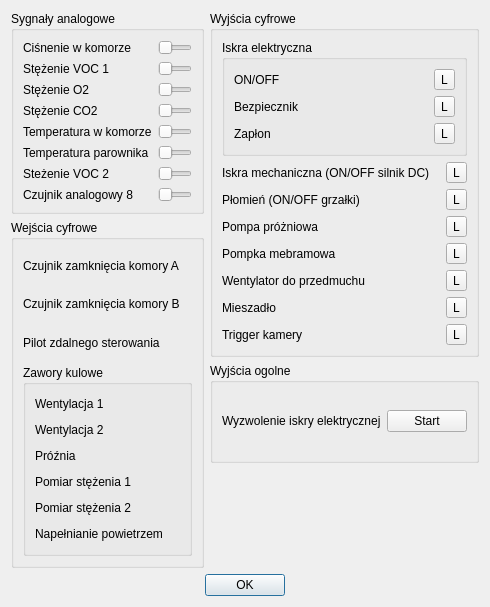
<?xml version="1.0" encoding="UTF-8"?>
<ui version="4.0">
 <class>UrzadzeniaDebug</class>
 <widget class="QDialog" name="UrzadzeniaDebug">
  <property name="geometry">
   <rect>
    <x>0</x>
    <y>0</y>
    <width>438</width>
    <height>517</height>
   </rect>
  </property>
  <property name="windowTitle">
   <string>Dialog</string>
  </property>
  <layout class="QGridLayout" name="gridLayout_2">
   <item row="5" column="0" colspan="2">
    <widget class="QDialogButtonBox" name="buttonBox">
     <property name="standardButtons">
      <set>QDialogButtonBox::Ok</set>
     </property>
     <property name="centerButtons">
      <bool>true</bool>
     </property>
    </widget>
   </item>
   <item row="1" column="0" rowspan="3">
    <widget class="QGroupBox" name="gbIn">
     <property name="title">
      <string>Wejścia cyfrowe</string>
     </property>
     <layout class="QGridLayout" name="gridLayout_3">
      <item row="0" column="0">
       <widget class="QLabel" name="l_in_1">
        <property name="text">
         <string>Czujnik zamknięcia komory A</string>
        </property>
       </widget>
      </item>
      <item row="2" column="1">
       <spacer name="horizontalSpacer_2">
        <property name="orientation">
         <enum>Qt::Horizontal</enum>
        </property>
        <property name="sizeHint" stdset="0">
         <size>
          <width>40</width>
          <height>20</height>
         </size>
        </property>
       </spacer>
      </item>
      <item row="0" column="1">
       <spacer name="horizontalSpacer">
        <property name="orientation">
         <enum>Qt::Horizontal</enum>
        </property>
        <property name="sizeHint" stdset="0">
         <size>
          <width>40</width>
          <height>20</height>
         </size>
        </property>
       </spacer>
      </item>
      <item row="2" column="2">
       <widget class="HighLowDigitalWidget" name="in_2" native="true"/>
      </item>
      <item row="2" column="0">
       <widget class="QLabel" name="l_in_2">
        <property name="text">
         <string>Czujnik zamknięcia komory B</string>
        </property>
       </widget>
      </item>
      <item row="4" column="0" colspan="3">
       <widget class="QGroupBox" name="groupBox_3">
        <property name="title">
         <string>Zawory kulowe</string>
        </property>
        <layout class="QGridLayout" name="gridLayout">
         <item row="4" column="2">
          <widget class="HighLowDigitalWidget" name="in_7" native="true"/>
         </item>
         <item row="0" column="0">
          <widget class="QLabel" name="l_in_3">
           <property name="text">
            <string>Wentylacja 1</string>
           </property>
          </widget>
         </item>
         <item row="2" column="2">
          <widget class="HighLowDigitalWidget" name="in_5" native="true"/>
         </item>
         <item row="5" column="2">
          <widget class="HighLowDigitalWidget" name="in_8" native="true"/>
         </item>
         <item row="0" column="2">
          <widget class="HighLowDigitalWidget" name="in_3" native="true"/>
         </item>
         <item row="1" column="0">
          <widget class="QLabel" name="l_in_4">
           <property name="text">
            <string>Wentylacja 2</string>
           </property>
          </widget>
         </item>
         <item row="3" column="0">
          <widget class="QLabel" name="l_in_6">
           <property name="text">
            <string>Pomiar stężenia 1</string>
           </property>
          </widget>
         </item>
         <item row="3" column="2">
          <widget class="HighLowDigitalWidget" name="in_6" native="true"/>
         </item>
         <item row="1" column="2">
          <widget class="HighLowDigitalWidget" name="in_4" native="true"/>
         </item>
         <item row="5" column="0">
          <widget class="QLabel" name="l_in_8">
           <property name="text">
            <string>Napełnianie powietrzem</string>
           </property>
          </widget>
         </item>
         <item row="2" column="0">
          <widget class="QLabel" name="l_in_5">
           <property name="text">
            <string>Próźnia</string>
           </property>
          </widget>
         </item>
         <item row="4" column="0">
          <widget class="QLabel" name="l_in_7">
           <property name="text">
            <string>Pomiar stężenia 2</string>
           </property>
          </widget>
         </item>
         <item row="0" column="1">
          <spacer name="horizontalSpacer_4">
           <property name="orientation">
            <enum>Qt::Horizontal</enum>
           </property>
           <property name="sizeHint" stdset="0">
            <size>
             <width>40</width>
             <height>20</height>
            </size>
           </property>
          </spacer>
         </item>
         <item row="1" column="1">
          <spacer name="horizontalSpacer_5">
           <property name="orientation">
            <enum>Qt::Horizontal</enum>
           </property>
           <property name="sizeHint" stdset="0">
            <size>
             <width>40</width>
             <height>20</height>
            </size>
           </property>
          </spacer>
         </item>
         <item row="2" column="1">
          <spacer name="horizontalSpacer_6">
           <property name="orientation">
            <enum>Qt::Horizontal</enum>
           </property>
           <property name="sizeHint" stdset="0">
            <size>
             <width>40</width>
             <height>20</height>
            </size>
           </property>
          </spacer>
         </item>
         <item row="3" column="1">
          <spacer name="horizontalSpacer_7">
           <property name="orientation">
            <enum>Qt::Horizontal</enum>
           </property>
           <property name="sizeHint" stdset="0">
            <size>
             <width>40</width>
             <height>20</height>
            </size>
           </property>
          </spacer>
         </item>
         <item row="4" column="1">
          <spacer name="horizontalSpacer_8">
           <property name="orientation">
            <enum>Qt::Horizontal</enum>
           </property>
           <property name="sizeHint" stdset="0">
            <size>
             <width>40</width>
             <height>20</height>
            </size>
           </property>
          </spacer>
         </item>
         <item row="5" column="1">
          <spacer name="horizontalSpacer_9">
           <property name="orientation">
            <enum>Qt::Horizontal</enum>
           </property>
           <property name="sizeHint" stdset="0">
            <size>
             <width>40</width>
             <height>20</height>
            </size>
           </property>
          </spacer>
         </item>
        </layout>
       </widget>
      </item>
      <item row="3" column="0">
       <widget class="QLabel" name="l_in_9">
        <property name="text">
         <string>Pilot zdalnego sterowania</string>
        </property>
       </widget>
      </item>
      <item row="3" column="2">
       <widget class="HighLowDigitalWidget" name="in_9" native="true"/>
      </item>
      <item row="3" column="1">
       <spacer name="horizontalSpacer_3">
        <property name="orientation">
         <enum>Qt::Horizontal</enum>
        </property>
        <property name="sizeHint" stdset="0">
         <size>
          <width>40</width>
          <height>20</height>
         </size>
        </property>
       </spacer>
      </item>
      <item row="0" column="2">
       <widget class="HighLowDigitalWidget" name="in_1" native="true"/>
      </item>
     </layout>
    </widget>
   </item>
   <item row="0" column="0">
    <widget class="QGroupBox" name="gbAnalog">
     <property name="title">
      <string>Sygnały analogowe</string>
     </property>
     <layout class="QFormLayout" name="formLayout">
      <item row="0" column="0">
       <widget class="QLabel" name="cz_label_1">
        <property name="text">
         <string>Ciśnenie w komorze</string>
        </property>
       </widget>
      </item>
      <item row="0" column="1">
       <widget class="QSlider" name="analog_1">
        <property name="orientation">
         <enum>Qt::Horizontal</enum>
        </property>
       </widget>
      </item>
      <item row="1" column="0">
       <widget class="QLabel" name="cz_label_2">
        <property name="text">
         <string>Stężenie VOC 1</string>
        </property>
       </widget>
      </item>
      <item row="1" column="1">
       <widget class="QSlider" name="analog_2">
        <property name="orientation">
         <enum>Qt::Horizontal</enum>
        </property>
       </widget>
      </item>
      <item row="2" column="0">
       <widget class="QLabel" name="cz_label_3">
        <property name="text">
         <string>Stężenie O2</string>
        </property>
       </widget>
      </item>
      <item row="2" column="1">
       <widget class="QSlider" name="analog_3">
        <property name="orientation">
         <enum>Qt::Horizontal</enum>
        </property>
       </widget>
      </item>
      <item row="3" column="0">
       <widget class="QLabel" name="cz_label_4">
        <property name="text">
         <string>Stężenie CO2</string>
        </property>
       </widget>
      </item>
      <item row="3" column="1">
       <widget class="QSlider" name="analog_4">
        <property name="orientation">
         <enum>Qt::Horizontal</enum>
        </property>
       </widget>
      </item>
      <item row="4" column="0">
       <widget class="QLabel" name="cz_label_5">
        <property name="text">
         <string>Temperatura w komorze</string>
        </property>
       </widget>
      </item>
      <item row="4" column="1">
       <widget class="QSlider" name="analog_5">
        <property name="orientation">
         <enum>Qt::Horizontal</enum>
        </property>
       </widget>
      </item>
      <item row="5" column="0">
       <widget class="QLabel" name="cz_label_6">
        <property name="text">
         <string>Temperatura parownika</string>
        </property>
       </widget>
      </item>
      <item row="5" column="1">
       <widget class="QSlider" name="analog_6">
        <property name="orientation">
         <enum>Qt::Horizontal</enum>
        </property>
       </widget>
      </item>
      <item row="6" column="0">
       <widget class="QLabel" name="cz_label_7">
        <property name="text">
         <string>Steżenie VOC 2</string>
        </property>
       </widget>
      </item>
      <item row="6" column="1">
       <widget class="QSlider" name="analog_7">
        <property name="orientation">
         <enum>Qt::Horizontal</enum>
        </property>
       </widget>
      </item>
      <item row="7" column="0">
       <widget class="QLabel" name="cz_label_8">
        <property name="text">
         <string>Czujnik analogowy 8</string>
        </property>
       </widget>
      </item>
      <item row="7" column="1">
       <widget class="QSlider" name="analog_8">
        <property name="orientation">
         <enum>Qt::Horizontal</enum>
        </property>
       </widget>
      </item>
     </layout>
    </widget>
   </item>
   <item row="0" column="1" rowspan="2">
    <widget class="QGroupBox" name="gbOut">
     <property name="title">
      <string>Wyjścia cyfrowe</string>
     </property>
     <layout class="QGridLayout" name="gridLayout_6">
      <item row="5" column="0">
       <widget class="QLabel" name="l_out_8">
        <property name="text">
         <string>Wentylator do przedmuchu</string>
        </property>
       </widget>
      </item>
      <item row="6" column="2">
       <widget class="QToolButton" name="tb_out_9">
        <property name="text">
         <string>L</string>
        </property>
       </widget>
      </item>
      <item row="6" column="1">
       <widget class="DigitalOutWidget" name="out_9" native="true"/>
      </item>
      <item row="2" column="1">
       <widget class="DigitalOutWidget" name="out_5" native="true"/>
      </item>
      <item row="1" column="0">
       <widget class="QLabel" name="l_out_4">
        <property name="text">
         <string>Iskra mechaniczna (ON/OFF silnik DC)</string>
        </property>
       </widget>
      </item>
      <item row="7" column="0">
       <widget class="QLabel" name="l_out_a">
        <property name="text">
         <string>Trigger kamery</string>
        </property>
       </widget>
      </item>
      <item row="3" column="0">
       <widget class="QLabel" name="l_out_6">
        <property name="text">
         <string>Pompa próżniowa</string>
        </property>
       </widget>
      </item>
      <item row="1" column="2">
       <widget class="QToolButton" name="tb_out_4">
        <property name="text">
         <string>L</string>
        </property>
       </widget>
      </item>
      <item row="5" column="2">
       <widget class="QToolButton" name="tb_out_8">
        <property name="text">
         <string>L</string>
        </property>
       </widget>
      </item>
      <item row="5" column="1">
       <widget class="DigitalOutWidget" name="out_8" native="true"/>
      </item>
      <item row="7" column="2">
       <widget class="QToolButton" name="tb_out_a">
        <property name="text">
         <string>L</string>
        </property>
       </widget>
      </item>
      <item row="6" column="0">
       <widget class="QLabel" name="l_out_9">
        <property name="text">
         <string>Mieszadło</string>
        </property>
       </widget>
      </item>
      <item row="4" column="0">
       <widget class="QLabel" name="l_out_7">
        <property name="text">
         <string>Pompka mebramowa</string>
        </property>
       </widget>
      </item>
      <item row="4" column="2">
       <widget class="QToolButton" name="tb_out_7">
        <property name="text">
         <string>L</string>
        </property>
       </widget>
      </item>
      <item row="2" column="0">
       <widget class="QLabel" name="l_out_5">
        <property name="text">
         <string>Płomień (ON/OFF grzałki)</string>
        </property>
       </widget>
      </item>
      <item row="0" column="0" colspan="3">
       <widget class="QGroupBox" name="groupBox_5">
        <property name="title">
         <string>Iskra elektryczna</string>
        </property>
        <layout class="QGridLayout" name="gridLayout_5">
         <item row="1" column="1">
          <widget class="DigitalOutWidget" name="out_2" native="true"/>
         </item>
         <item row="2" column="0">
          <widget class="QLabel" name="l_out_3">
           <property name="text">
            <string>Zapłon</string>
           </property>
          </widget>
         </item>
         <item row="2" column="1">
          <widget class="DigitalOutWidget" name="out_3" native="true"/>
         </item>
         <item row="0" column="0">
          <widget class="QLabel" name="l_out_1">
           <property name="text">
            <string>ON/OFF</string>
           </property>
          </widget>
         </item>
         <item row="1" column="0">
          <widget class="QLabel" name="l_out_2">
           <property name="text">
            <string>Bezpiecznik</string>
           </property>
          </widget>
         </item>
         <item row="0" column="1">
          <widget class="DigitalOutWidget" name="out_1" native="true"/>
         </item>
         <item row="0" column="2">
          <widget class="QToolButton" name="tb_out_1">
           <property name="text">
            <string>L</string>
           </property>
          </widget>
         </item>
         <item row="1" column="2">
          <widget class="QToolButton" name="tb_out_2">
           <property name="text">
            <string>L</string>
           </property>
          </widget>
         </item>
         <item row="2" column="2">
          <widget class="QToolButton" name="tb_out_3">
           <property name="text">
            <string>L</string>
           </property>
          </widget>
         </item>
        </layout>
       </widget>
      </item>
      <item row="4" column="1">
       <widget class="DigitalOutWidget" name="out_7" native="true"/>
      </item>
      <item row="1" column="1">
       <widget class="DigitalOutWidget" name="out_4" native="true"/>
      </item>
      <item row="7" column="1">
       <widget class="DigitalOutWidget" name="out_a" native="true"/>
      </item>
      <item row="3" column="2">
       <widget class="QToolButton" name="tb_out_6">
        <property name="text">
         <string>L</string>
        </property>
       </widget>
      </item>
      <item row="2" column="2">
       <widget class="QToolButton" name="tb_out_5">
        <property name="text">
         <string>L</string>
        </property>
       </widget>
      </item>
      <item row="3" column="1">
       <widget class="DigitalOutWidget" name="out_6" native="true"/>
      </item>
     </layout>
    </widget>
   </item>
   <item row="2" column="1">
    <widget class="QGroupBox" name="gbDozownik">
     <property name="title">
      <string>Wyjścia ogolne</string>
     </property>
     <layout class="QGridLayout" name="gridLayout_4">
      <item row="0" column="1">
       <widget class="QPushButton" name="pb_iskramechaniczna">
        <property name="text">
         <string>Start</string>
        </property>
       </widget>
      </item>
      <item row="0" column="0">
       <widget class="QLabel" name="label">
        <property name="text">
         <string>Wyzwolenie iskry elektrycznej</string>
        </property>
       </widget>
      </item>
     </layout>
    </widget>
   </item>
   <item row="4" column="0">
    <spacer name="verticalSpacer">
     <property name="orientation">
      <enum>Qt::Vertical</enum>
     </property>
     <property name="sizeHint" stdset="0">
      <size>
       <width>20</width>
       <height>40</height>
      </size>
     </property>
    </spacer>
   </item>
  </layout>
 </widget>
 <customwidgets>
  <customwidget>
   <class>HighLowDigitalWidget</class>
   <extends>QWidget</extends>
   <header>highlowdigitalwidget.h</header>
   <container>1</container>
  </customwidget>
  <customwidget>
   <class>DigitalOutWidget</class>
   <extends>QWidget</extends>
   <header>digitaloutwidget.h</header>
   <container>1</container>
  </customwidget>
 </customwidgets>
 <resources/>
 <connections/>
</ui>
